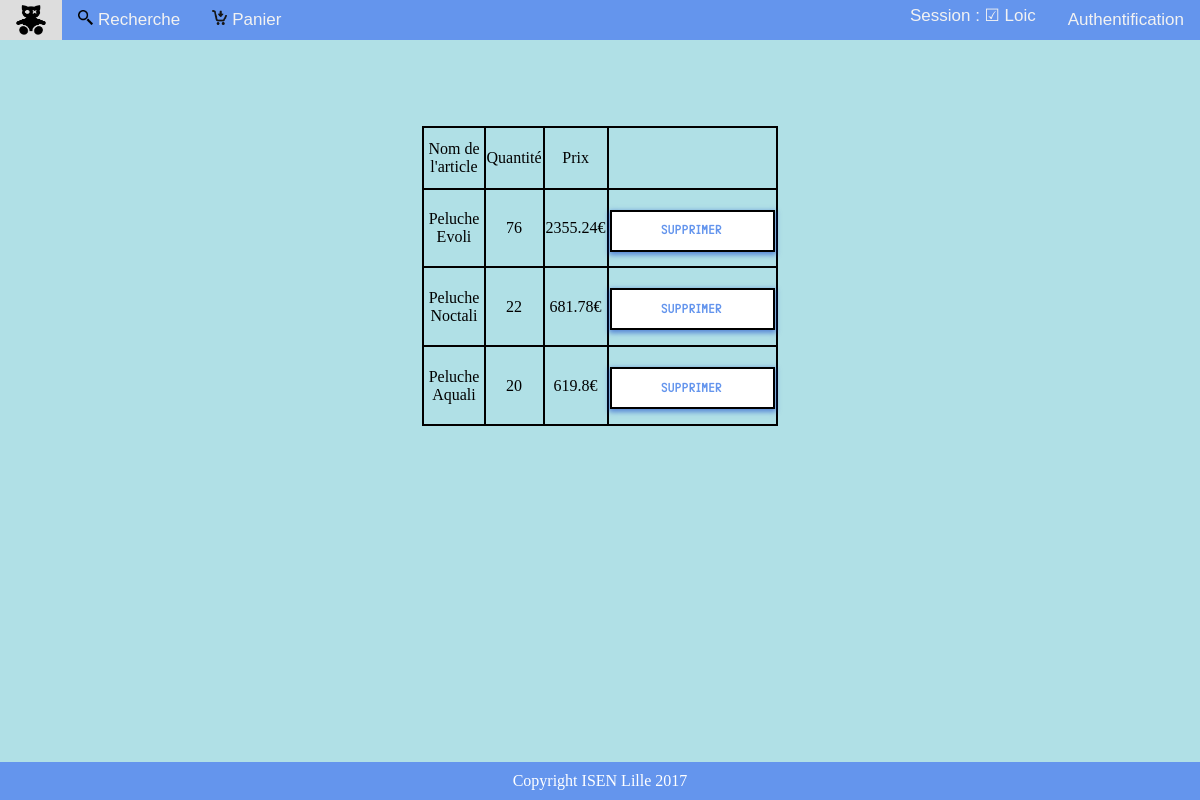
Page /page_panier/index.php (signed in) on the committed database.
### tables this page shows
CREATE TABLE IF NOT EXISTS `products` (
  `productid` int(11) NOT NULL AUTO_INCREMENT,
  `categorie` varchar(255) NOT NULL,
  `nom_produit` varchar(255) NOT NULL,
  `description` varchar(255) NOT NULL,
  `image` varchar(255) NOT NULL,
  `prix` float NOT NULL,
  PRIMARY KEY (`productid`)
);

### page_panier/index.php (called while the page is built, shortened)
<?php
include('../user.php');
require 'model.php';
$panier = panierUtilisateur($sessionid);
$contenu_panier = afficherPanier($panier);
require 'view.php';

### page_panier/model.php (the view, shortened to what this page needs)
<?php
function panierUtilisateur($userid) {
	try{
			$db = connectDB();
                        $db->setAttribute(PDO::ATTR_ERRMODE, PDO::ERRMODE_EXCEPTION);
			$sql = 'SELECT `products`.productid, `products`.nom_produit,SUM(`paniers`.`quantite`) as quantite,SUM(`products`.`prix` * `paniers`.`quantite`) as prix FROM `products`,`paniers` WHERE `paniers`.`userid`='.$userid.' AND `products`.`productid` = `paniers`.`productid` GROUP BY `products`.`productid`';
			$query = $db->query($sql);
			return $query;
		}
		catch (PDOException $e){
			echo ('Erreur: ' .$e->getMessage());
		}
}
function afficherPanier($reponse) {
    if (!empty($reponse)) {
		echo('<table><thead><tr><td>Nom de l\'article</td><td>Quantité</td><td>Prix</td></tr>');
        foreach ($reponse as $row) {
            echo('<tr><form method="get"><td>'.$row['nom_produit'].'</td><td>'.$row['quantite'].'</td><td>'.round($row['prix'],2).'€</td><td><input type="hidden" name="productid" value="'.$row['productid'].'"><input type="submit" name="supprimer" value="Supprimer"></td></form></tr>');
        }
		echo('</table></thead>');
        return ob_get_clean();
    }
}

### style.css (style rules this page uses)
form { text-align: center; padding-top: 50px; }
[type='submit'] { margin-top: 5px; background-color: white; height: 42px; width:165px; border: 2px solid black; font-family:"hangar"; letter-spacing: 1px; color: cornflowerblue; box-shadow: 0px 2px 5px 1px rgba(0,50,200,0.5); }
table { border: 2px solid black; border-collapse: collapse; text-align: center; height: 300px; width: 30%; margin-left: auto; margin-right: auto; margin-top: 100px; }
td { border: 2px solid black; }
footer { background-color: cornflowerblue; text-align: center; color: white; margin-top: 50px; padding: 10px; }
body { background-color: powderblue; margin-bottom: 90px; }

### rows in the picture
products: nom_produit "Peluche Evoli", quantite "76", prix "2355.24"
products: nom_produit "Peluche Noctali", quantite "22", prix "681.78"
products: nom_produit "Peluche Aquali", quantite "20", prix "619.8"

### other values in the picture
$temp1['name'] "☑ Loic"
